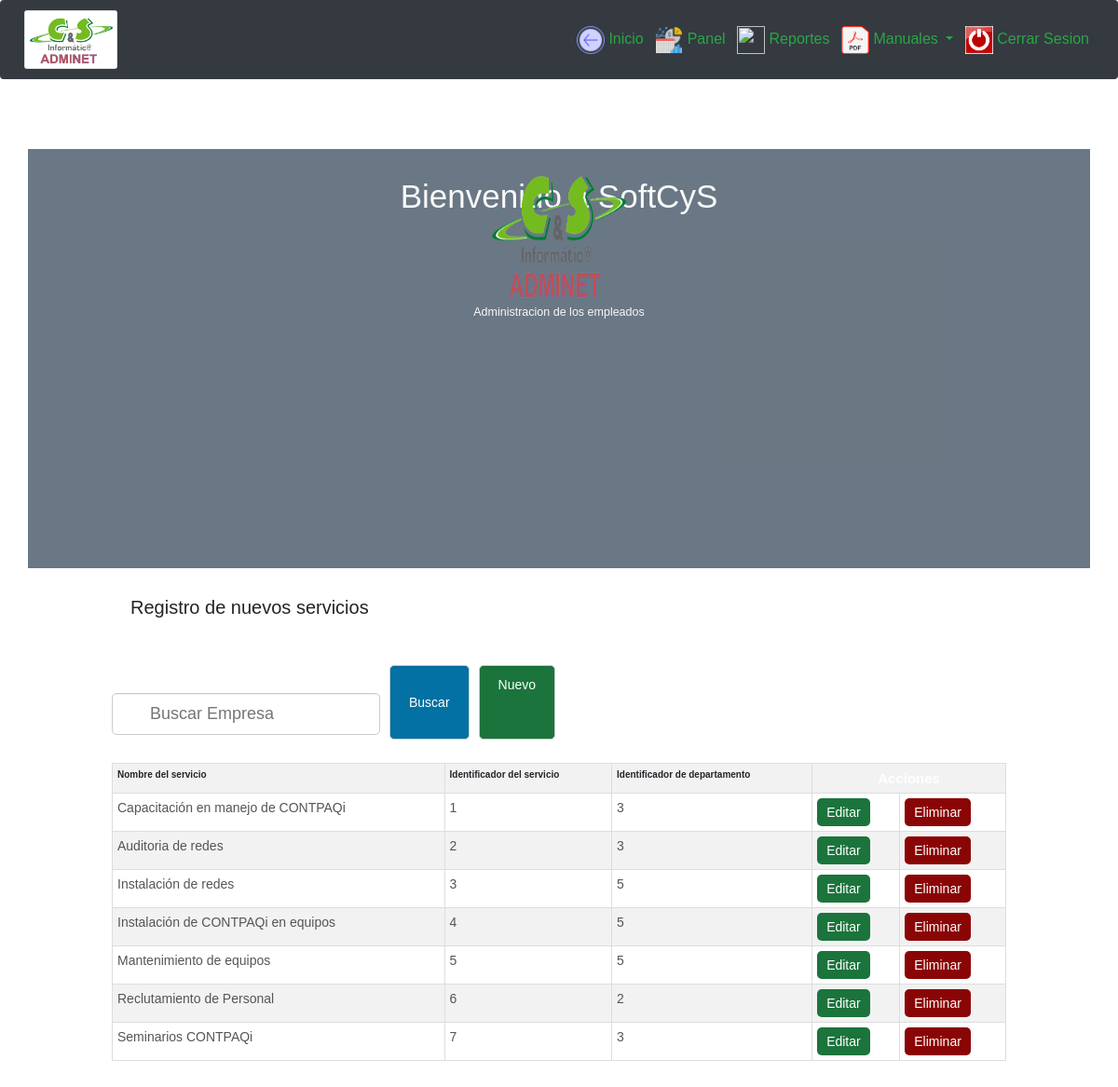
Page /servicios.php on the committed database.
### tables this page shows
CREATE TABLE IF NOT EXISTS `servicios` (
  `Nombre_Servicio` varchar(45) DEFAULT NULL,
  `ID_Servicio` int(11) NOT NULL AUTO_INCREMENT,
  `ID_Departamento` int(11) DEFAULT NULL,
  PRIMARY KEY (`ID_Servicio`),
  KEY `ID_Departamento` (`ID_Departamento`)
);

### servicios.php (the view, shortened to what this page needs)
<?php
	include_once 'bd/conexion.php';
	$sentencia_select=$con->prepare('SELECT * FROM servicios ORDER BY ID_Servicio ASC');
    $sentencia_select->execute();
    $resultado=$sentencia_select->fetchAll();
?>
<!DOCTYPE html>
<html lang="es">
<head>
	<link rel="stylesheet" href="css/estilo.css">
	<link rel="stylesheet" type="text/css" href="css/estiloinicios.css">
	<link rel="stylesheet" href="bootstrap/bootstrap.min.css">
	<link rel="stylesheet" href="bootstrap/style.css">
	<link rel="stylesheet" href="bootstrap/font-awesome.min.css">
	<link rel="stylesheet" type="text/css" href="css/estiloinicios.css">
      <link rel="stylesheet" type="text/css" href="css/estilocarrusel.css">
    <link rel="stylesheet" href="https://maxcdn.bootstrapcdn.com/bootstrap/3.4.1/css/bootstrap.min.css">
      <link rel="stylesheet" href="https://use.fontawesome.com/releases/v5.10.2/css/all.css">
    	<link rel="stylesheet" type="text/css" href="css/estiloinicios.css">
    	<link rel="stylesheet" href="https://maxcdn.bootstrapcdn.com/bootstrap/4.4.1/css/bootstrap.min.css">
</head>
<body>
	<header>
			 <nav class="navbar navbar-expand-md bg-dark navbar-dark fixed-top">
    <a href="inicio.html">
      <img src="img/adminet.png" width="100" class="img-thumbnail ml-4 mt-2 mb-2" alt="Proyecto Adminet">
    </a>
  <div class="collapse navbar-collapse" id="collapsibleNavbar">
    <ul class="navbar-nav ml-auto">
      <li class="nav-item">
        <a class="nav-link text-success mr-1" href="inicio.html" style="font-size: 16px;">
          <img src="img/inicio.png" style="width: 30px; height: 30px;">
           Inicio</a>
      </li>
      <li class="nav-item">
        <a class="nav-link text-success mr-1" href="panel.html" style="font-size: 16px;">
          <img src="img/panel.png" style="width: 30px; height: 30px;">
           Panel</a>
      </li>
      <li class="nav-item">
        <a class="nav-link text-success mr-1" href="reportes.html" style="font-size: 16px;">
          <img src="img/report.png" style="width: 30px; height: 30px;">
          Reportes</a>
      </li>
      <li class="nav-item dropdown">
        <a class="nav-link text-success dropdown-toggle mr-1" id="navbarDropdownMenuLink" data-toggle="dropdown" aria-haspopup="true" aria-expanded="false" style="font-size: 16px;">
          <img src="img/pdf.png" style="width: 30px; height: 30px;">
          Manuales
        </a>
        </li>
        <li class="nav-item">
          <a class="nav-link text-success" href="bd/logout.php" style="font-size: 16px;">
            <img src="img/cerrar.png" style="width: 30px; height: 30px;">
            Cerrar Sesion</a>
        </li>
      </ul>
  </div>
</nav>
	        </header>
	<div class="container-fliud fondo" style="margin-top: 70px;">
	<div class="container">
	  <div class="row align-items-center text-center text-light py-5">
	  	<div class="col-md-12">
			  <h1 class="display-4">Bienvenido a SoftCyS</h1>
			  <img src="img/adminet.png" style="max-width: 30%;">
		<p class="lead">Administracion de los empleados</p>
	  	</div>
	  </div>
	</div>
</div>
	<div class="contenedor">
		<h2>Registro de nuevos servicios</h2>
		<div class="barra__buscador">
			<form action="" class="formulario" method="post">
				<input type="text" name="buscar" placeholder="Buscar Empresa"
				value="<?php if(isset($buscar_text)) echo $buscar_text; ?>" class="input__text">
				<input type="submit" class="btn" name="btn_buscar" value="Buscar">
				<a href="vistas/registro_servicios.php" class="btn btn__nuevo">Nuevo</a>
			</form>
		</div>
		<table id="tablaempsoliciante" class="table table-striped table-bordered table-condensed"  style="width: 100%">
			<tr class="head">
				<th>Nombre del servicio</th>
                <th>Identificador del servicio</th>
                <th>Identificador de departamento</th>
				<td colspan="2">Acciones</td>
			</tr>
			<?php foreach($resultado as $fila):?>
				<tr >
					<td><?php echo $fila['Nombre_Servicio']; ?></td>
					<td><?php echo $fila['ID_Servicio']; ?></td>
					<td><?php echo $fila['ID_Departamento']; ?></td>
					<td><a href="vistas/actualizar_servicios.php?ID_Servicio=<?php echo $fila['ID_Servicio']; ?>"  class="btn__update" >Editar</a></td>
					<td><a href="crud/serviciodelete.php?ID_Servicio=<?php echo $fila['ID_Servicio']; ?>" class="btn__delete">Eliminar</a></td>
				</tr>
			<?php endforeach ?>
		</table>
	</div>
</body>
</html>

### css/estilo.css (style rules this page uses)
* { padding: 0; margin: 0px; box-sizing: border-box; }
body { font-family: 'Arial',sans-serif; font-size: 16px; background: #f2f2f2; }
a { text-decoration: none; }
.contenedor { width: 80%; max-width: 1000px; margin: 30px auto; overflow: hidden; }
h2 { display: block; margin-top: 20px; margin-bottom: 20px; text-align: center; font-size: 20px; font-family: 'Arial', sans-serif; font-weight: bold; color: #555; }
.barra__buscador { width: 100%; margin-top: 50px; margin-bottom: 10px; }
.formulario { display: flex; width: 100%; overflow: hidden; }
form .input__text { width: 100%; border: 1px solid #ccc; border-radius: 5px; box-shadow: 0 1px 1px rgba(0, 0, 0, 0.075) inset; color: #848688; display: block; font-size: 14px; margin-bottom: 15px; padding: 10px 15px; max-width: 30%; margin-right: 10px; outline: medium none; }
form .btn { border: 1px solid #ccc; border-radius: 5px; box-shadow: 0 1px 1px rgba(0, 0, 0, 0.075) inset; color: #fff; display: block; font-size: 14px; background: rgb(3, 113, 163); margin-bottom: 15px; padding: 10px 20px; margin-right: 10px; outline: medium none; cursor: pointer; }
.btn__nuevo { float: right; background: #1b743c !important; }
table { width: 100%; border-collapse: collapse; }
table .head { background: rgb(3, 113, 163); }
table .head td { color: #fff; font-family: 'Arial',sans-serif; font-weight: bold; font-size: 15px; text-align: center; }
table tr td { border:1px solid #ccc; padding: 7px; font-size: 14px; color: #555; }
.btn__update { display: inline-block; font-size: 14px; background: #1b743c; color: #fff; border-radius: 5px; padding: 5px 10px; }
.btn__delete { display: inline-block; font-size: 14px; background: #8a0505; color: #fff; border-radius: 5px; padding: 5px 10px; }

### css/estiloinicios.css (style rules this page uses)
* { margin: 0; padding: 0; box-sizing: border-box; font-family: arial; }
header { height: 70%; width: 100%; float: left; background: #0371A3; padding: 0 20px; color: #fff; }
h2 { justify-content: center; display: block; margin:auto; text-align: justify; margin-left:20px; margin-right: 20px; }

### css/style.css (style rules this page uses)
body { margin: 0 auto; background-image: url("../image/technology.jpg"); background-repeat: no-repeat; background-size: 100% 720px; }
.container { width: 500px; height: 450px; text-align: center; margin: 0 auto; background-color: rgba(44, 62, 80,0.7); margin-top: 160px; }
.container img { width: 150px; height: 150px; margin-top: -60px; }
input[type="text"],input[type="password"] { margin-top: 30px; height: 45px; width: 300px; font-size: 18px; margin-bottom: 20px; background-color: #fff; padding-left: 40px; }

### rows in the picture
servicios: Nombre_Servicio "Capacitación en manejo de CONTPAQi", ID_Servicio "1", ID_Departamento "3"
servicios: Nombre_Servicio "Auditoria de redes", ID_Servicio "2", ID_Departamento "3"
servicios: Nombre_Servicio "Instalación de redes", ID_Servicio "3", ID_Departamento "5"
servicios: Nombre_Servicio "Instalación de CONTPAQi en equipos", ID_Servicio "4", ID_Departamento "5"
servicios: Nombre_Servicio "Mantenimiento de equipos", ID_Servicio "5", ID_Departamento "5"
servicios: Nombre_Servicio "Reclutamiento de Personal", ID_Servicio "6", ID_Departamento "2"
servicios: Nombre_Servicio "Seminarios CONTPAQi", ID_Servicio "7", ID_Departamento "3"
